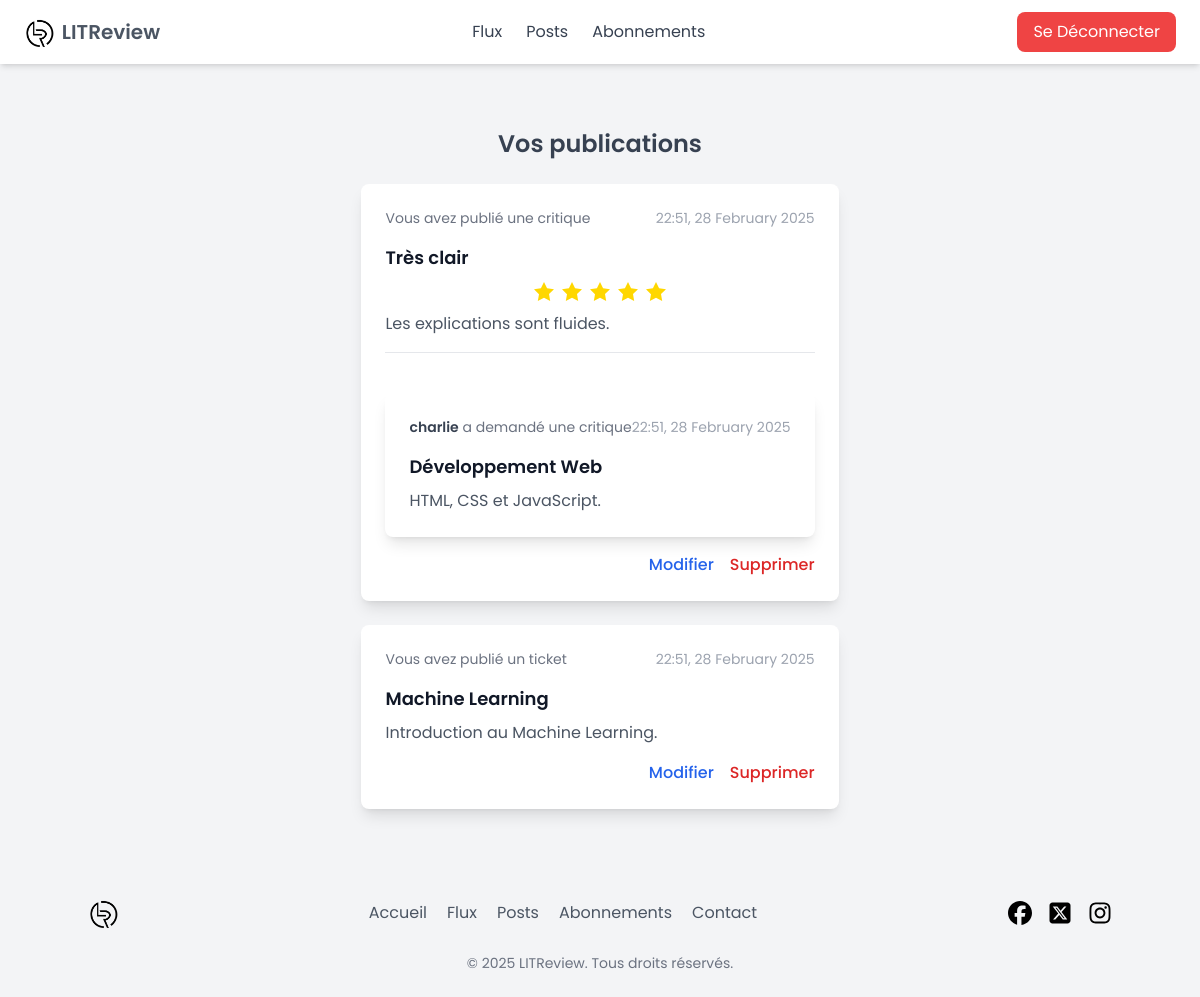
The app's page /posts/ (signed in) with its own data.
### listings/models.py (models this page shows, shortened)
class Review(models.Model):
    ticket = models.ForeignKey("Ticket", on_delete=models.CASCADE, related_name="reviews")
    user = models.ForeignKey(settings.AUTH_USER_MODEL, on_delete=models.CASCADE, related_name="reviews")
    rating = models.PositiveSmallIntegerField( blank=True,
        validators=[MinValueValidator(0), MaxValueValidator(5)])
    headline = models.CharField(max_length=128, error_messages={
            "blank": "Le titre est obligatoire."
        })
    body = models.TextField(max_length=8192, blank=True)
    time_created = models.DateTimeField(auto_now_add=True)

class Ticket(models.Model):
    user = models.ForeignKey(settings.AUTH_USER_MODEL, on_delete=models.CASCADE, related_name="tickets")
    title = models.CharField( max_length=128,error_messages={
            "blank": "Le titre est obligatoire."
        })
    description = models.TextField(max_length=2048,blank=True)
    image = models.ImageField(upload_to="images/", blank=True, null=True)
    created_at = models.DateTimeField(auto_now_add=True)

class User(AbstractBaseUser):
    username = models.CharField(
        max_length=150,
        unique=True  # Vérification dans la base de données
    )
    date_joined = models.DateTimeField(auto_now_add=True)
    is_active = models.BooleanField(default=True)
    is_staff = models.BooleanField(default=False)
    is_superuser = models.BooleanField(default=False)
    objects = CustomUserManager()
    USERNAME_FIELD = "username"  # Plus besoin d'email ici
    REQUIRED_FIELDS = []  # Supprime l'email des champs obligatoires

### listings/views.py (the view)
# urls.py: path('posts/', posts, name="posts"),
def posts(request):
    user_tickets = Ticket.objects.filter(user=request.user).order_by("-created_at")  # Tri par date décroissante
    """Récupère et affiche les critiques de l'utilisateur connecté"""
    reviews = Review.objects.filter(user=request.user).order_by("-time_created")  # Trier par date descendante
    return render(request, "posts.html", {"user_tickets": user_tickets, "reviews": reviews})

### templates/posts.html
{% extends "base.html" %}
{% load static %}
{% block content %}
<div class="max-w-3xl mx-auto mt-10 space-y-6">
    <h2 class="text-2xl font-semibold text-center text-gray-700">Vos publications</h2>
 {% for review in reviews %}
        {% include "review_view.html" with review=review type="user_review" %}
    {% empty %}
        <p class="text-center text-gray-500 mt-4">Aucune critique publiée pour l'instant.</p>
    {% endfor %}
    {% for ticket in user_tickets %}
        {% include "ticket_view.html" with ticket=ticket type="user_ticket" %}
    {% empty %}
        <p class="text-center text-gray-500">Vous n'avez encore publié aucun ticket.</p>
    {% endfor %}
</div>
{% endblock %}

### templates/review_view.html
<div class="max-w-xl mx-auto bg-white shadow-lg rounded-lg p-6 mt-6">
    <div class="flex justify-between items-center text-gray-500 text-sm">
        <p>
            {% if review.user == request.user %}
                Vous avez publié une critique
            {% else %}
                <span class="font-semibold text-gray-700">{{ review.user.username }}</span> a publié une critique
            {% endif %}
        </p>
        <p class="text-gray-400">
            {{ review.time_created|date:"H:i, d F Y" }}
        </p>
    </div>
    <div class="mt-4">
        <h3 class="text-lg font-semibold text-gray-900">{{ review.headline }}</h3>
    </div>
    <div class="mt-2">
{% include "rating.html" with rating=review.rating %}
    </div>
    <p class="text-gray-600 mt-2">{{ review.body }}</p>
    <div class="mt-4 border-t pt-4">
        {% include "ticket_view.html" with ticket=review.ticket %}
    </div>
{% if type == "user_review" %}
<div class="mt-4 flex justify-end space-x-4">
        <a href="{% url 'edit_review' review.id %} "
           class="text-blue-600 font-medium hover:underline">
            Modifier
        </a>
            <a href=""
               class="text-red-600 font-medium hover:underline">
                Supprimer
            </a>
    </div>
  {% endif %}
</div>

### templates/rating.html (shortened to what this page needs)
{% load static %}
<div class="flex justify-center items-center w-full">
    <div id="star-container-{{ rating_input_id }}"
         class="flex space-x-1"
         data-edit="{{ edit_mode|default:False|yesno:'true,false' }}"
         data-rating="{{ rating|default:0 }}">
        {% for i in "12345" %}
        <button type="button"
                data-value="{{ i }}"
                class="star w-6 h-6 flex items-center justify-center focus:outline-none {% if not edit_mode %}pointer-events-none{% endif %}"
                {% if not edit_mode %}disabled{% endif %}>
            <svg xmlns="http://www.w3.org/2000/svg" viewBox="0 0 24 24"
                 class="star-svg w-6 h-6 transition duration-200"
                 fill="{% if rating and rating|add:'0' >= i|add:'0' %}gold{% else %}gray{% endif %}">
                <path d="M12 2l3.09 6.26 6.91.99-5 4.87 1.18 6.88L12 17.77l-6.18 3.25 1.18-6.88-5-4.87 6.91-.99z"/>
            </svg>
        </button>
        {% endfor %}
    </div>
</div>

### templates/ticket_view.html (shortened to what this page needs)
<div class="max-w-xl mx-auto bg-white shadow-lg rounded-lg p-6 mt-6">
    <div class="flex justify-between items-center text-gray-500 text-sm">
        <p>
            {% if ticket.user == request.user %}
                Vous avez publié un ticket
            {% else %}
                <span class="font-semibold text-gray-700">{{ ticket.user.username }}</span> a demandé une critique
            {% endif %}
        </p>
        <p class="text-gray-400">
            {{ ticket.created_at|date:"H:i, d F Y" }}
        </p>
    </div>
    <div class="mt-4">
        <h3 class="text-lg font-semibold text-gray-900">{{ ticket.title }}</h3>
        <p class="text-gray-600 mt-2">{{ ticket.description }}</p>
    </div>
{% if type == "user_ticket" %}
    <div class="mt-4 flex justify-end space-x-4">
        <a href="{% url 'edit_ticket' ticket.id %}"
           class="text-blue-600 font-medium hover:underline">
            Modifier
        </a>
            <a href=""
               class="text-red-600 font-medium hover:underline">
                Supprimer
            </a>
    </div>
  {% endif %}
</div>

### listings/static/listings/style.css (style rules this page uses)
* { margin: 0; padding: 0; box-sizing: border-box; font-family: 'Poppins', sans-serif; }
html, body { height: 100%; margin: 0; padding: 0; display: flex; flex-direction: column; background-color: #F3F4F6; color: #1E3A8A; }

### records on screen
Review: shows "Vous avez publié une critique", time_created "22:51, 28 February 2025", headline "Très clair", {{ i }} 1 (drawn), rating 5 (drawn), {{ i }} 2 (drawn), {{ i }} 3 (drawn), {{ i }} 4 (drawn), {{ i }} 5 (drawn), body "Les explications sont fluides."
Ticket: user.username "charlie", created_at "22:51, 28 February 2025", title "Développement Web", description "HTML, CSS et JavaScript."
Ticket: shows "Vous avez publié un ticket", created_at "22:51, 28 February 2025", title "Machine Learning", description "Introduction au Machine Learning."
